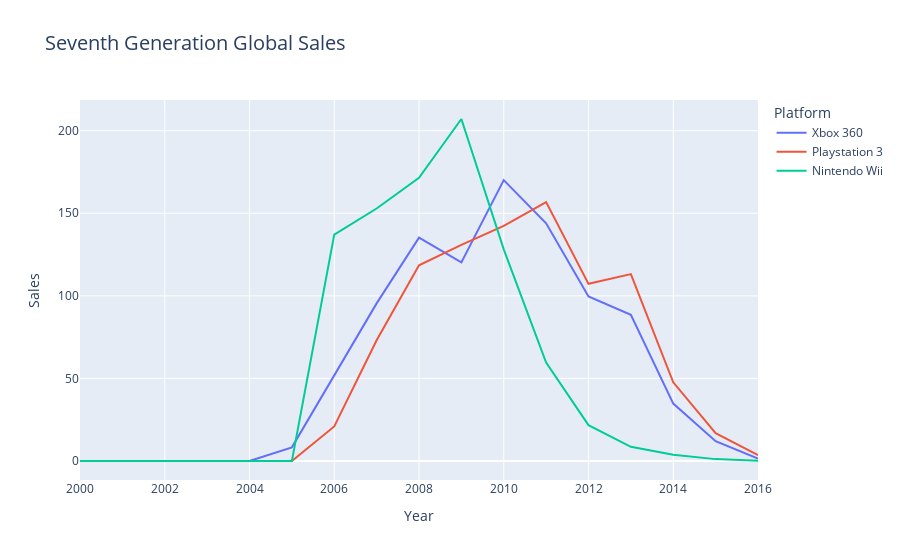

Source (notebook cell):
### Code cell
#dataframe for seventh gen devices
genseven_long_df = genseven_df.unstack().reset_index()
genseven_long_df.columns=['Platform','Year','Sales']

#plotly graph for gen seven
fig = px.line(genseven_long_df, x="Year", y="Sales", color='Platform', title = "Seventh Generation Global Sales", height=600)
fig.update_layout(title=dict(text="Seventh Generation Global Sales", font=dict(size=20)))
fig.show()

### Figure 1 — Plotly figure (JSON) as saved in the notebook; plotly's stock layout.template omitted (floating-point values rounded to 4 significant figures)
{"data": [{"hovertemplate": "Platform=Xbox 360<br>Year=%{x}<br>Sales=%{y}<extra></extra>", "legendgroup": "Xbox 360", "line": {"color": "#636efa", "dash": "solid"}, "marker": {"symbol": "circle"}, "mode": "lines", "name": "Xbox 360", "orientation": "v", "showlegend": true, "type": "scatter", "x": [2000, 2001, 2002, 2003, 2004, 2005, 2006, 2007, 2008, 2009, 2010, 2011, 2012, 2013, 2014, 2015, 2016], "xaxis": "x", "y": [0, 0, 0, 0, 0, 8.27, 51.66, 95.43, 135.2, 120.3, 170.1, 143.9, 99.65, 88.58, 34.78, 11.95, 1.52], "yaxis": "y"}, {"hovertemplate": "Platform=Playstation 3<br>Year=%{x}<br>Sales=%{y}<extra></extra>", "legendgroup": "Playstation 3", "line": {"color": "#EF553B", "dash": "solid"}, "marker": {"symbol": "circle"}, "mode": "lines", "name": "Playstation 3", "orientation": "v", "showlegend": true, "type": "scatter", "x": [2000, 2001, 2002, 2003, 2004, 2005, 2006, 2007, 2008, 2009, 2010, 2011, 2012, 2013, 2014, 2015, 2016], "xaxis": "x", "y": [0, 0, 0, 0, 0, 0, 20.95, 73.14, 118.5, 130.9, 142.4, 156.8, 107.3, 113.2, 47.63, 16.87, 3.58], "yaxis": "y"}, {"hovertemplate": "Platform=Nintendo Wii<br>Year=%{x}<br>Sales=%{y}<extra></extra>", "legendgroup": "Nintendo Wii", "line": {"color": "#00cc96", "dash": "solid"}, "marker": {"symbol": "circle"}, "mode": "lines", "name": "Nintendo Wii", "orientation": "v", "showlegend": true, "type": "scatter", "x": [2000, 2001, 2002, 2003, 2004, 2005, 2006, 2007, 2008, 2009, 2010, 2011, 2012, 2013, 2014, 2015, 2016], "xaxis": "x", "y": [0, 0, 0, 0, 0, 0, 137.1, 152.9, 171.4, 207.1, 128.2, 59.64, 21.71, 8.6, 3.75, 1.14, 0.18], "yaxis": "y"}], "layout": {"autosize": true, "legend": {"title": {"text": "Platform"}, "tracegroupgap": 0}, "title": {"font": {"size": 20}, "text": "Seventh Generation Global Sales"}, "xaxis": {"anchor": "y", "autorange": true, "domain": [0, 1], "range": [2000, 2016], "title": {"text": "Year"}, "type": "linear"}, "yaxis": {"anchor": "x", "autorange": true, "domain": [0, 1], "range": [-11.5, 218.6], "title": {"text": "Sales"}, "type": "linear"}}}
